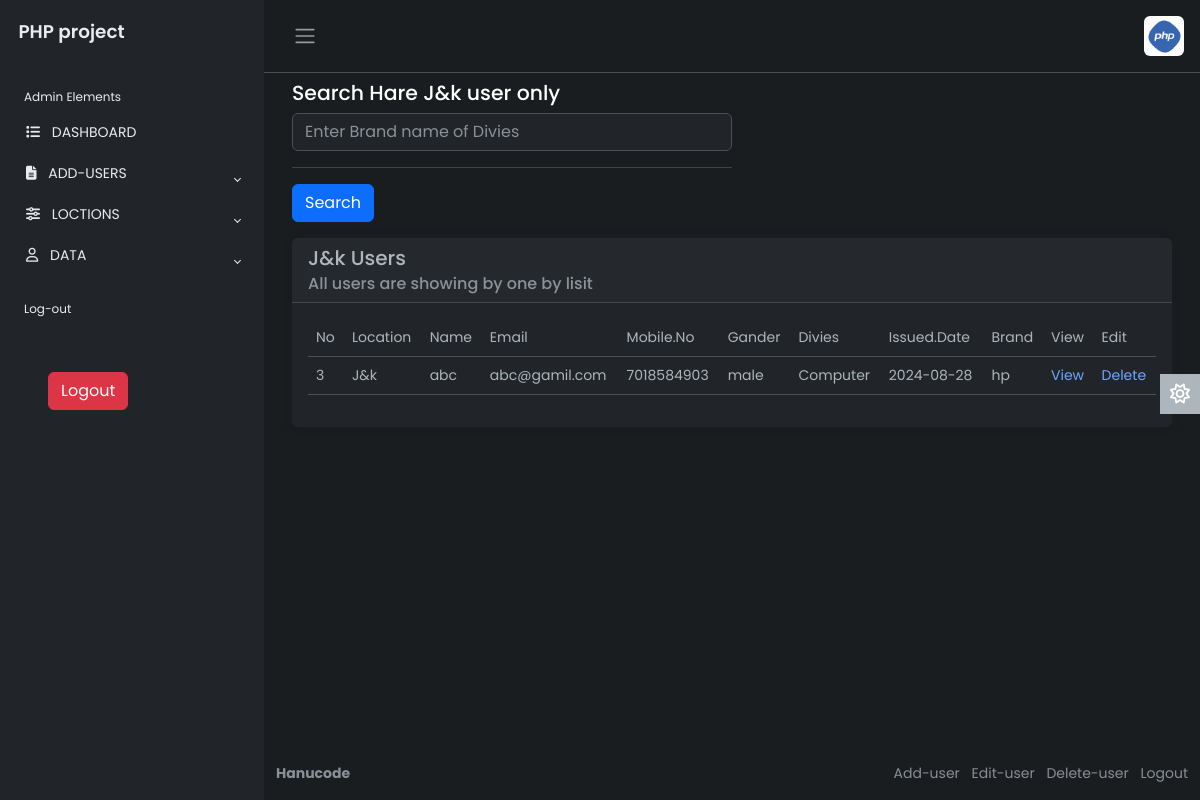
Page /j&k.php (signed in) on the committed database.
### tables this page shows
CREATE TABLE `users` (
  `id` int(11) NOT NULL,
  `name` varchar(30) NOT NULL,
  `email` varchar(300) NOT NULL,
  `mobile.no` varchar(12) NOT NULL,
  `issued-date` date NOT NULL,
  `gender` varchar(20) NOT NULL,
  `loction` varchar(100) NOT NULL,
  `emplye-id` varchar(100) NOT NULL,
  `status` varchar(30) NOT NULL,
  `asset_id` varchar(30) NOT NULL,
  `departement` varchar(90) NOT NULL,
  `divies` varchar(80) NOT NULL,
  `brand` varchar(80) NOT NULL,
  `processor` varchar(80) NOT NULL,
  `pod` date NOT NULL,
  `ram` varchar(80) NOT NULL,
  `price` varchar(100) NOT NULL
);

### j&k.php (the view, shortened to what this page needs)
<?php include 'dash.php';?>
            <main class="content px-3 py-2">
                <div class="container-fluid">
                    <div class="mb-3">
                        <h4> Search Hare J&k user only</h4>
                        <form action="" method="Get">
                        <div class="col-md-6">
                <input type="text"  name="search" value="<?php if(isset($_GET['search'])){echo $_GET['search'];}?>" placeholder="Enter Brand name of Divies" class="form-control" required>
                <hr>
                <button type="submit" name="submit" class="btn btn-primary"><i class="bi bi-floppy"></i> Search</button>
            </div>
            </form>
                    </div>
                    <div class="card border-0">
                        <div class="card-header">
                            <h5 class="card-title">
                            J&k Users
                            </h5>
                            <h6 class="card-subtitle text-muted">
                                All users are showing by one by lisit
                            </h6>
                        </div>
                        <div class="card-body">
                            <table class="table">
                            <thead>
                                    <tr>
                                        <td scope="col">No</td>
                                        <td scope="col">Location</td>
                                        <td scope="col">Name</td>
                                        <td scope="col">Email</td>
                                        <td scope="col">Mobile.No</td>
                                        <td scope="col">Gander</td>
                                        <td scope="col">Divies</td>
                                        <td scope="col">Issued.Date</td>
                                        <td scope="col">Brand</td>
                                        <td scope="col">View</td>
                                        <td scope="col">Edit</td>
                                    </tr>
                                </thead>
                                <?php
require 'config.php';
$query = "SELECT * FROM users WHERE loction = 'J&k'";
$query_run = mysqli_query($conn, $query);
if (mysqli_num_rows($query_run) > 0) {
    while ($row = mysqli_fetch_assoc($query_run)) {
        ?>
        <tr>
            <td><?php echo $row['id']; ?></td>
            <td><?php echo $row['loction']; ?></td>
            <td><?php echo $row['name']; ?></td>
            <td><?php echo $row['email']; ?></td>
            <td><?php echo $row['mobile.no']; ?></td>
            <td><?php echo $row['gender']; ?></td>
            <td><?php echo $row['divies']; ?></td>
            <td><?php echo $row['issued-date']; ?></td>
            <td><?php echo $row['brand']; ?></td>
            <td><a href="view.php?id=<?php echo $row['id']; ?>">View</a></td>
            <td><a href="del.php?id=<?php echo $row['id']; ?>">Delete</a></td>
        </tr>
        <?php
    }
} else {
    ?>
    <tr>
        <td colspan="4">No Record Found</td>
    </tr>
    <?php
}
                                    ?>
                            </table>
                        </div>
                    </div>
                </div>
            </main>
            <a href="#" class="theme-toggle">
                <i class="fa-regular fa-sun"></i>
            </a>
            <footer class="footer">
                <div class="container-fluid">
                    <div class="row text-muted">
                        <div class="col-6 text-start">
                            <p class="mb-0">
                                <a href="#" class="text-muted">
                                    <strong>Hanucode</strong>
                                </a>
                            </p>
                        </div>
                        <div class="col-6 text-end">
                            <ul class="list-inline">
                                <li class="list-inline-item">
                                    <a href="#" class="text-muted">Add-user</a>
                                </li>
                                <li class="list-inline-item">
                                    <a href="#" class="text-muted">Edit-user</a>
                                </li>
                                <li class="list-inline-item">
                                    <a href="#" class="text-muted">Delete-user</a>
                                </li>
                                <li class="list-inline-item">
                                    <a href="#" class="text-muted">Logout</a>
                                </li>
                            </ul>
                        </div>
                    </div>
                </div>
            </footer>
</body>
</html>
</body>
</html>

### css.1/style.css (style rules this page uses)
body { font-family: 'Poppins', sans-serif; font-size: 0.875rem; opacity: 1; overflow-y: scroll; margin: 0; }
a { cursor: pointer; text-decoration: none; font-family: 'Poppins', sans-serif; }
li { list-style: none; }
h4 { font-family: 'Poppins', sans-serif; font-size: 1.275rem; color: var(--bs-emphasis-color); }
.content { flex: 1; max-width: 100vw; width: 100vw; }
@media (min-width:768px) { .content { max-width: auto; width: auto; } }
.card { box-shadow: 0 0 .875rem 0 rgba(34, 46, 60, .05); margin-bottom: 24px; }
.theme-toggle { position: fixed; top: 50%; transform: translateY(-65%); text-align: center; z-index: 10; right: 0; left: auto; border: none; background-color: var(--bs-body-color); }
html[data-bs-theme="dark"] .theme-toggle .fa-sun, html[data-bs-theme="light"] .theme-toggle .fa-moon { cursor: pointer; padding: 10px; display: block; font-size: 1.25rem; color: #FFF; }

### rows in the picture
users: id "3", loction "J&k", name "abc", email "abc@gamil.com", no "7018584903", gender "male", divies "Computer", value "2024-08-28", brand "hp"
